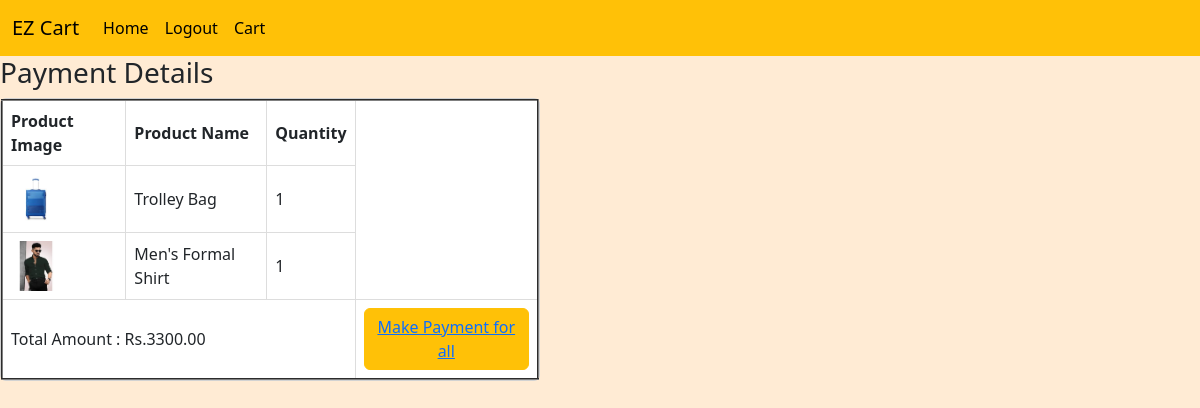
Page /BuyAll/ (signed in) on the committed database.
### CustomUserApp/models.py (models this page shows, shortened)
class CartItem(models.Model):
    user=models.ForeignKey(CustomUser,on_delete=models.CASCADE)
    product=models.ForeignKey(Product,on_delete=models.CASCADE)
    quantity=models.PositiveIntegerField(default=1)

class Product(models.Model):
    name = models.CharField(max_length=255)
    description = models.CharField(max_length=300)
    Cat_name=models.ForeignKey(Category,on_delete=models.CASCADE,default=1)
    price = models.DecimalField(max_digits=10, decimal_places=2)
    image = models.ImageField(upload_to='ProductImages/')
    def __str__(self):
        return self.name

### CustomUserApp/views.py (the view)
# urls.py: path('BuyAll/',BuyAll,name='BuyAll'),
@login_required(login_url='Signin')
def BuyAll(request):
    items=CartItem.objects.filter(user=request.user)
    amount=0
    for i in items:
        quantiy=i.quantity
        amount += (i.product.price )*quantiy
    return render(request,'CustomUserApp_BuyNow_page.html',{'items':items,'amount':amount})

### CustomUserApp/templates/CustomUserApp_BuyNow_page.html (shortened to what this page needs)
<!DOCTYPE html>
<html lang="en">
<head>
    <link href="https://cdn.jsdelivr.net/npm/bootstrap@5.3.3/dist/css/bootstrap.min.css" rel="stylesheet"
>
</head>
<nav class="navbar navbar-expand-lg bg-warning">
    <div class="container-fluid">
        <a class="navbar-brand" href="/">EZ Cart</a>
        <div class="collapse navbar-collapse" id="navbarNavAltMarkup">
            <div class="navbar-nav">
                <a class="nav-link active" aria-current="page" href="{%url 'Home' %}">Home</a>
            </div>
            <div class="navbar-nav">
                <a class="nav-link active" aria-current="page" href="{%url 'signout' %}">Logout</a>
            </div>
            <div class="navbar-nav">
                <a class="nav-link active" aria-current="page" href="{%url 'CheckOut' %}">Cart</a>
            </div>
        </div>
    </div>
</nav>
<body>
    {% load django_template_maths %}
    <div>
        <h3>Payment Details</h3>
        <div class="card mb-3" style="max-width: 540px;">
            <table border="2">
                {% if item %}
                <tr>
                    <th>Product Image</th>
                    <th>Product Name</th>
                    <th>Quantity</th>
                    <th>Total Price</th>
                </tr>
                {% for x in item %}
                <tr>
                    <td><img src="{{x.product.image.url}}" height="50" width="50" alt="{{x.product.name}}"></td>
                    <td>{{x.product}}</td>
                    <td>{{x.quantity}}</td>
                    <td>{{x.product.price|mul:x.quantity}}</td>
                    <td rowspan="3"><button><a href="{% url 'create_checkout_session_for_one' x.id %}">Make Payment</a></button></td>
                </tr>
                {% endfor %}
                {% else %}
                <tr>
                    <th>Product Image</th>
                    <th>Product Name</th>
                    <th>Quantity</th>
                </tr>
                {% for x in items %}
                <tr>
                    <td><img src="{{x.product.image.url}}" height="50" width="50" alt="{{x.product.name}}"></td>
                    <td>{{x.product}}</td>
                    <td>{{x.quantity}}</td>
                </tr>
                {% endfor %}
                <tr>
                    <td colspan="3">Total Amount : Rs.{{amount}}</td>
                    <td colspan="1"><button class="btn btn-warning"> <a href="{% url 'create_checkout_session_for_all' %}">Make Payment for all</a></button></td>
                </tr>
                {% endif %}
            </table>
        </div>
    </div>
</body>
</html>

### CustomUserApp/templates/CustomUserApp_BuyNow_page.html (style rules this page uses)
body { background-color: rgba(255, 228, 196, 0.727); }
td, th { border: 1px solid #dddddd; text-align: left; padding: 8px; }

### rows in the picture
CartItem: product.image (picture), product "Trolley Bag", quantity "1"
CartItem: product.image (picture), product "Men's Formal Shirt", quantity "1"

### other values in the picture
{{ amount }} "3300.00"
